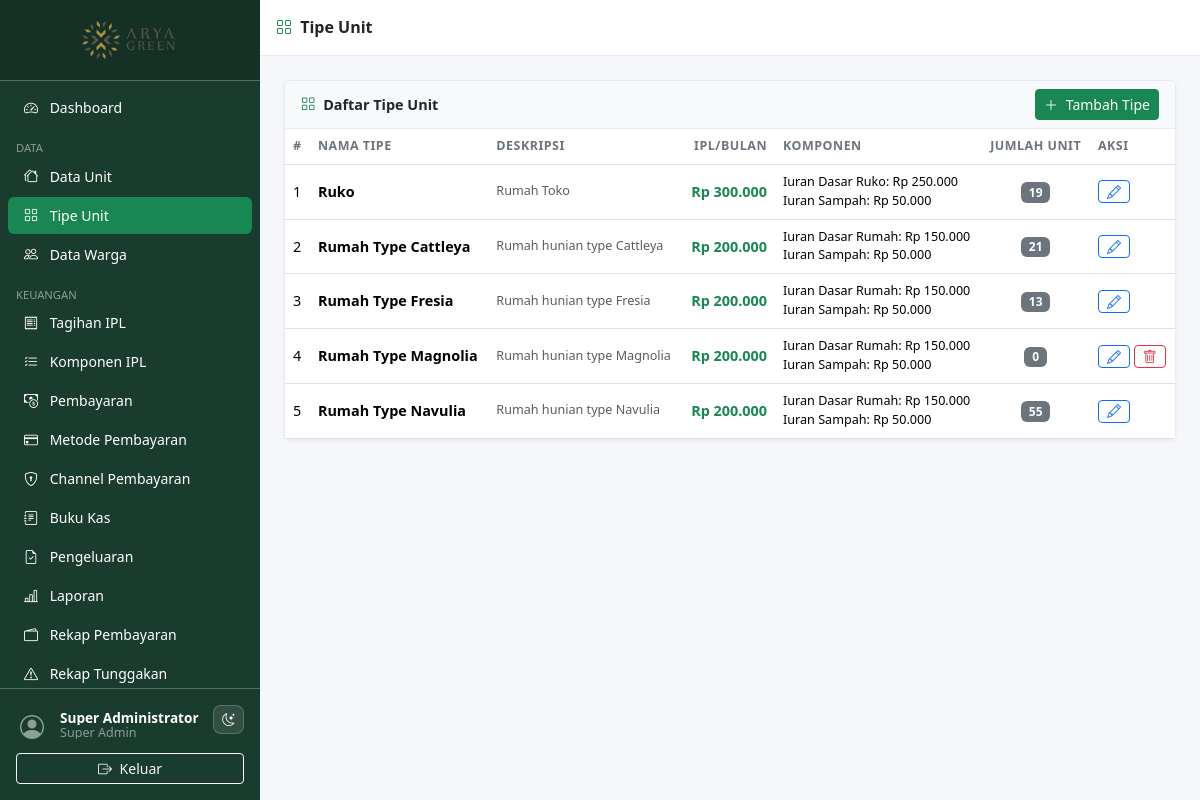
Page /pages/unit_types/index.php (signed in) on the committed database.
### tables this page shows
CREATE TABLE `unit_types` (
  `id`          INT UNSIGNED AUTO_INCREMENT PRIMARY KEY,
  `name`        VARCHAR(100) NOT NULL,
  `description` TEXT DEFAULT NULL,
  `ipl_amount`  DECIMAL(12,2) NOT NULL DEFAULT 0,
  `created_at`  TIMESTAMP DEFAULT CURRENT_TIMESTAMP
);

### includes/auth.php (called while the page is built, shortened)
<?php
require_once __DIR__ . '/functions.php';
function can(string $permission): bool {
    return in_array($permission, $_SESSION['permissions'] ?? [], true);
}

### includes/functions.php (called while the page is built, shortened)
<?php
function e(mixed $v): string {
    return htmlspecialchars((string)$v, ENT_QUOTES | ENT_SUBSTITUTE, 'UTF-8');
}
function idr(float $v): string {
    return 'Rp ' . number_format($v, 0, ',', '.');
}

### pages/unit_types/index.php (the view, shortened to what this page needs)
<?php
require_once __DIR__ . '/../../includes/auth.php';
require_once __DIR__ . '/../../includes/functions.php';
$db = db();
$types = $db->query(
    'SELECT ut.*, COUNT(u.id) AS unit_count
     FROM unit_types ut
     LEFT JOIN units u ON u.unit_type_id = ut.id
     GROUP BY ut.id
     ORDER BY ut.name'
)->fetch_all(MYSQLI_ASSOC);
$comp_rows = $db->query(
    'SELECT utc.unit_type_id, c.name, c.amount
     FROM unit_type_components utc
     JOIN ipl_components c ON c.id = utc.component_id
     WHERE c.is_active = 1
     ORDER BY c.sort_order'
)->fetch_all(MYSQLI_ASSOC);
$comp_map = [];
foreach ($comp_rows as $cr) {
    $comp_map[$cr['unit_type_id']][] = e($cr['name']) . ': ' . idr((float)$cr['amount']);
}
include __DIR__ . '/../../includes/header.php';
include __DIR__ . '/../../includes/sidebar.php';
?>
<div class="content-wrapper">
  <div class="topbar d-flex align-items-center px-3 gap-2">
    <h6 class="mb-0 fw-semibold"><i class="bi bi-grid me-1 text-success"></i> Tipe Unit</h6>
  </div>
  <div class="main-content">
    <div class="card">
      <div class="card-header d-flex align-items-center justify-content-between">
        <span><i class="bi bi-grid me-1 text-success"></i> Daftar Tipe Unit</span>
        <?php if (can('units.create')): ?>
          <a href="form.php" class="btn btn-success btn-sm">
            <i class="bi bi-plus-lg me-1"></i> Tambah Tipe
          </a>
        <?php endif; ?>
      </div>
      <div class="card-body p-0">
        <div class="table-responsive">
          <table class="table table-hover mb-0">
            <thead><tr>
              <th>#</th>
              <th>Nama Tipe</th>
              <th>Deskripsi</th>
              <th class="text-end">IPL/Bulan</th>
              <th>Komponen</th>
              <th class="text-center">Jumlah Unit</th>
              <th>Aksi</th>
            </tr></thead>
            <tbody>
            <?php if (empty($types)): ?>
              <tr><td colspan="6" class="text-center text-muted py-4">Belum ada tipe unit.</td></tr>
            <?php else: foreach ($types as $i => $t): ?>
              <tr>
                <td><?= $i + 1 ?></td>
                <td><strong><?= e($t['name']) ?></strong></td>
                <td class="text-muted small"><?= e($t['description'] ?: '—') ?></td>
                <td class="text-end fw-semibold text-success"><?= idr((float)$t['ipl_amount']) ?></td>
                <td class="small">
                  <?php if (!empty($comp_map[$t['id']])): ?>
                    <?= implode('<br>', $comp_map[$t['id']]) ?>
                  <?php else: ?>
                    <span class="text-muted">—</span>
                  <?php endif; ?>
                </td>
                <td class="text-center">
                  <span class="badge bg-secondary"><?= (int)$t['unit_count'] ?></span>
                </td>
                <td>
                  <?php if (can('units.edit')): ?>
                    <a href="form.php?id=<?= $t['id'] ?>"
                       class="btn btn-sm btn-outline-primary py-0 px-2">
                      <i class="bi bi-pencil"></i>
                    </a>
                  <?php endif; ?>
                  <?php if (can('units.delete') && (int)$t['unit_count'] === 0): ?>
                    <form method="POST" class="d-inline">
                      <button type="submit" class="btn btn-sm btn-outline-danger py-0 px-2"
                              data-confirm="Hapus tipe unit <?= e($t['name']) ?>?">
                        <i class="bi bi-trash"></i>
                      </button>
                    </form>
                  <?php endif; ?>
                </td>
              </tr>
            <?php endforeach; endif; ?>
            </tbody>
          </table>
        </div>
      </div>
    </div>
  </div>
</div>
<?php include __DIR__ . '/../../includes/footer.php'; ?>

### assets/css/style.css (style rules this page uses)
:root { --sidebar-width: 260px; --sidebar-bg: #1a3c2e; --sidebar-hover: #2d6a4f; --topbar-height: 56px; --page-bg: #f5f7fa; --surface: #ffffff; --surface-muted: #f8f9fa; --border-color: #e9ecef; --text-color: #212529; --muted-color: #6c757d; }
body { background: var(--page-bg); color: var(--text-color); font-size: .9rem; }
.content-wrapper { margin-left: var(--sidebar-width); width: calc(100% - var(--sidebar-width)); min-height: 100vh; display: flex; flex-direction: column; }
.topbar { height: var(--topbar-height); background: var(--surface); border-bottom: 1px solid var(--border-color); color: var(--text-color); position: sticky; top: 0; z-index: 1030; }
.main-content { flex: 1; padding: 1.5rem; }
.card { border: 1px solid var(--border-color); background: var(--surface); box-shadow: 0 1px 4px rgba(0,0,0,.06); }
.card-header { background: var(--surface-muted); border-bottom: 1px solid var(--border-color); font-weight: 600; }
.table th { font-size: .78rem; text-transform: uppercase; letter-spacing: .04em; color: var(--muted-color); font-weight: 600; }
.table td { vertical-align: middle; }
.badge { font-size: .75rem; padding: .35em .65em; }

### rows in the picture
unit_types: name "Ruko", description "Rumah Toko", ipl_amount "Rp 300.000", id "Iuran Dasar Ruko: Rp 250.000 Iuran Sampah: Rp 50.000", unit_count "19"
unit_types: name "Rumah Type Cattleya", description "Rumah hunian type Cattleya", ipl_amount "Rp 200.000", id "Iuran Dasar Rumah: Rp 150.000 Iuran Sampah: Rp 50.000", unit_count "21"
unit_types: name "Rumah Type Fresia", description "Rumah hunian type Fresia", ipl_amount "Rp 200.000", id "Iuran Dasar Rumah: Rp 150.000 Iuran Sampah: Rp 50.000", unit_count "13"
unit_types: name "Rumah Type Magnolia", description "Rumah hunian type Magnolia", ipl_amount "Rp 200.000", id "Iuran Dasar Rumah: Rp 150.000 Iuran Sampah: Rp 50.000", unit_count "0"
unit_types: name "Rumah Type Navulia", description "Rumah hunian type Navulia", ipl_amount "Rp 200.000", id "Iuran Dasar Rumah: Rp 150.000 Iuran Sampah: Rp 50.000", unit_count "55"

### other values in the picture
$current_user['name'] "Super Administrator"
str_replace('_',' ', $current_user['role'] ?? '') "Super Admin"
